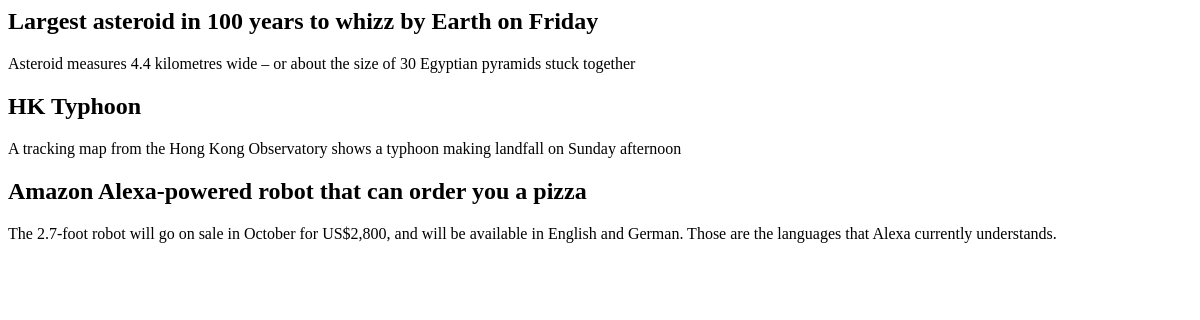
The page /news/ on the database as committed earlier.
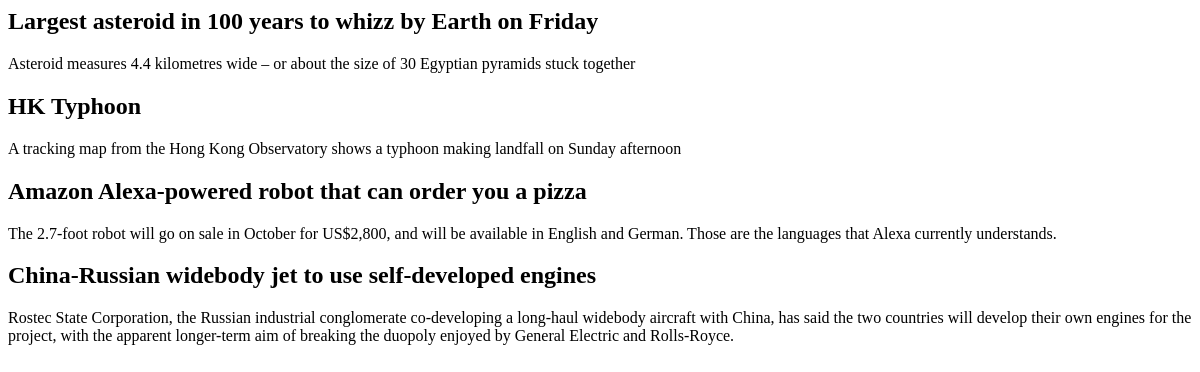
The same page on the database as committed later.
### news/models.py (models this page shows, shortened)
class Article(models.Model):
    headline = models.CharField(max_length=255)
    publish_date = models.DateTimeField()
    content = models.TextField()

### news/views.py (the view)
def article_list(request):
	articles = Article.objects.all()
	return render(request, 'news/news_list.html', {'articles':articles})

### news/templates/news/news_list.html
{% for article in articles %}
<h2>{{article.headline}}</h2>
{{article.content}}
{% endfor %}

Rows that differ between the two databases and show on the page:
added Article: headline "China-Russian widebody jet to use self-developed engines", content "Rostec State Corporation, the Russian industrial conglomerate co-developing a long-haul widebody aircraft with China, has said the two countries will develop their own engines for the project, with the apparent longer-term aim of breaking the duopoly enjoyed by General Electric and Rolls-Royce."
